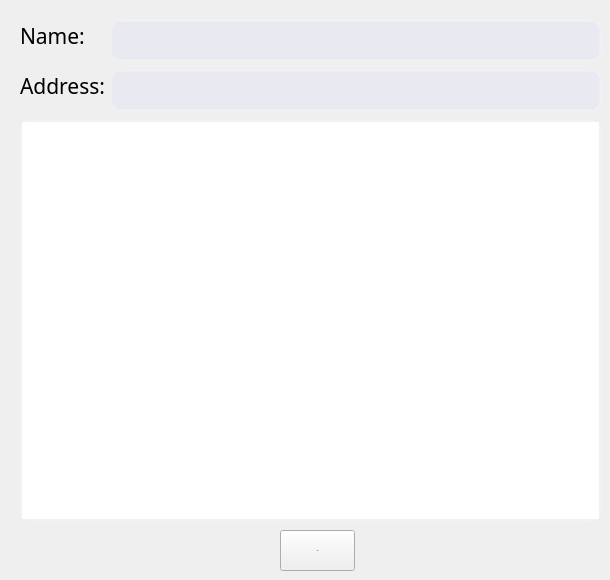
             <widget class="QWidget" name="page_3">
              <property name="font">
               <font>
                <family>Segoe UI</family>
               </font>
              </property>
              <widget class="QListWidget" name="friends">
               <property name="geometry">
                <rect>
                 <x>20</x>
                 <y>120</y>
                 <width>581</width>
                 <height>401</height>
                </rect>
               </property>
               <property name="styleSheet">
                <string notr="true">font-size:28px;
border-radius:10px;
color:white;
border: 2px solid rgba(255,255,255,40);
</string>
               </property>
              </widget>
              <widget class="QPushButton" name="add_bttn">
               <property name="geometry">
                <rect>
                 <x>280</x>
                 <y>530</y>
                 <width>75</width>
                 <height>41</height>
                </rect>
               </property>
               <property name="font">
                <font>
                 <family>Microsoft JhengHei UI Light</family>
                 <pointsize>-1</pointsize>
                </font>
               </property>
               <property name="styleSheet">
                <string notr="true">QPushButton{background-color: rgba(0, 0, 0, 0);
font-size:28px;
color:white;
hover:{color:white;}
}
QPushButton:hover{
color:white;
border: 2px solid rgba(255,255,255,40);
border-radius:10px;
background-color: rgba(255,255,255,60);
}</string>
               </property>
               <property name="text">
                <string>Add</string>
               </property>
              </widget>
              <widget class="QLineEdit" name="addr_text_2">
               <property name="geometry">
                <rect>
                 <x>110</x>
                 <y>20</y>
                 <width>491</width>
                 <height>41</height>
                </rect>
               </property>
               <property name="font">
                <font>
                 <family>MS Sans Serif</family>
                 <pointsize>16</pointsize>
                </font>
               </property>
               <property name="styleSheet">
                <string notr="true">color:white;
border-radius:10px;
border: 2px solid rgba(255,255,255,40);
background-color: rgba(200,200,255,40);
</string>
               </property>
               <property name="text">
                <string/>
               </property>
               <property name="maxLength">
                <number>256</number>
               </property>
               <property name="alignment">
                <set>Qt::AlignLeading|Qt::AlignLeft|Qt::AlignVCenter</set>
               </property>
              </widget>
              <widget class="QLabel" name="label_8">
               <property name="geometry">
                <rect>
                 <x>20</x>
                 <y>10</y>
                 <width>91</width>
                 <height>51</height>
                </rect>
               </property>
               <property name="font">
                <font>
                 <family>Microsoft YaHei UI Light</family>
                 <pointsize>16</pointsize>
                </font>
               </property>
               <property name="text">
                <string>Name:</string>
               </property>
              </widget>
              <widget class="QLineEdit" name="addr_text_3">
               <property name="geometry">
                <rect>
                 <x>110</x>
                 <y>70</y>
                 <width>491</width>
                 <height>41</height>
                </rect>
               </property>
               <property name="font">
                <font>
                 <family>MS Sans Serif</family>
                 <pointsize>16</pointsize>
                </font>
               </property>
               <property name="styleSheet">
                <string notr="true">color:white;
border-radius:10px;
border: 2px solid rgba(255,255,255,40);
background-color: rgba(200,200,255,40);</string>
               </property>
               <property name="text">
                <string/>
               </property>
               <property name="maxLength">
                <number>256</number>
               </property>
               <property name="alignment">
                <set>Qt::AlignLeading|Qt::AlignLeft|Qt::AlignVCenter</set>
               </property>
              </widget>
              <widget class="QLabel" name="label_11">
               <property name="geometry">
                <rect>
                 <x>20</x>
                 <y>50</y>
                 <width>111</width>
                 <height>71</height>
                </rect>
               </property>
               <property name="font">
                <font>
                 <family>Microsoft YaHei UI Light</family>
                 <pointsize>16</pointsize>
                </font>
               </property>
               <property name="text">
                <string>Address:</string>
               </property>
              </widget>
              <zorder>label_8</zorder>
              <zorder>label_11</zorder>
              <zorder>friends</zorder>
              <zorder>add_bttn</zorder>
              <zorder>addr_text_2</zorder>
              <zorder>addr_text_3</zorder>
             </widget>
